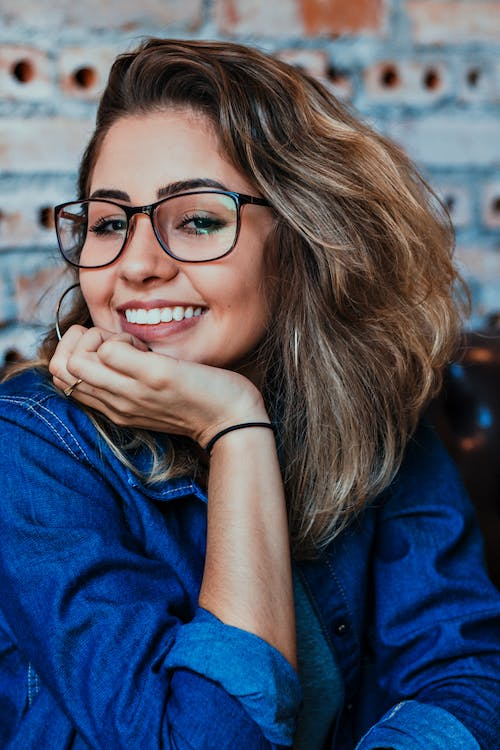
#> input picture assets/images/woman.jpg, 500 x 750 px
$ python -i thumbnail.py   (imports and definitions only)
#> lines starting #> are read from the running program, lines starting #| are printed output that depends on the picture
"""Functions used to download random images associated with a reddit post.

This module also contains functions that can take those images and generate
a series of video clips that can be spliced together to form the final video.
"""
import logging
import os
import sys
from pathlib import Path

# from nltk.corpus import stopwords
from random import SystemRandom
from typing import Any, List

from moviepy.editor import CompositeVideoClip, ImageClip, TextClip
from PIL import Image

import config.settings as settings
import thumbnail.lexica as lexica
from utils.common import random_rgb_colour, sanitize_text

# [6 lines not run here, left out]


# [356 lines left out: functions apply_black_gradient, get_font_size, generate, create_thumbnail, not called in this run]


# [29 lines not run here, left out]

    # generate(args.directory,
    #          args.subreddit,
    #          args.title,
    #          number_of_thumbnails=1)

>>> result = apply_black_gradient('../assets/images/woman.jpg')
#> in apply_black_gradient, input_im is the input picture: PIL image 500x750 RGB; mean R, G, B 79.7, 86, 103.5
#> in apply_black_gradient, `alpha: Any = alpha_gradient.resize(input_im.size)`:
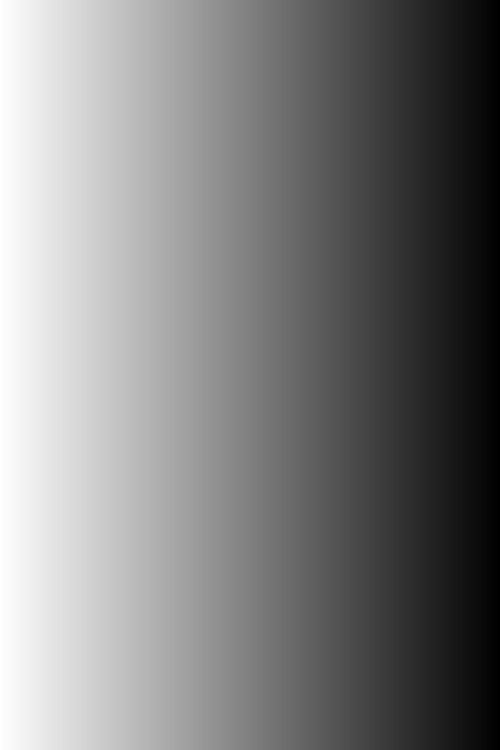
#> alpha: PIL image 500x750 L; min 0, max 255, mean 127.3
#> in apply_black_gradient, `black_im: Image = Image.new("RGBA", (width, height), color=0)`: black_im: PIL image 500x750 RGBA; every value is 0
#> in apply_black_gradient, `black_im.putalpha(alpha)`:
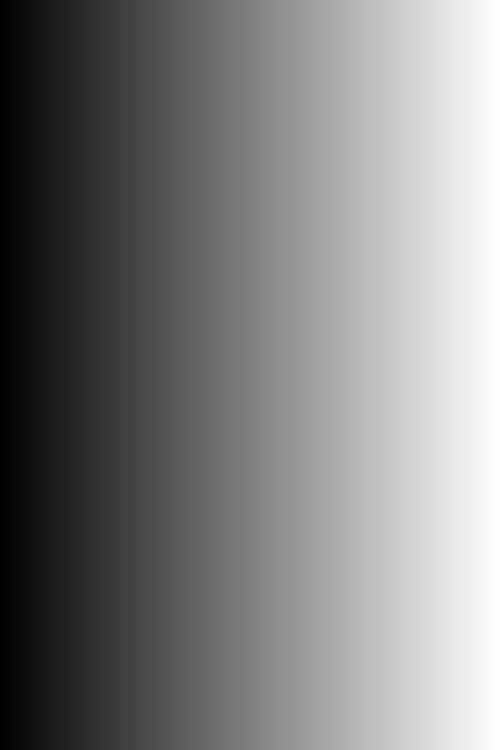
#> black_im: PIL image 500x750 RGBA; mean R, G, B, A 0, 0, 0, 127.3; transparent parts drawn white
#> in apply_black_gradient, `output_im: Image = Image.alpha_composite(input_im, black_im)`:
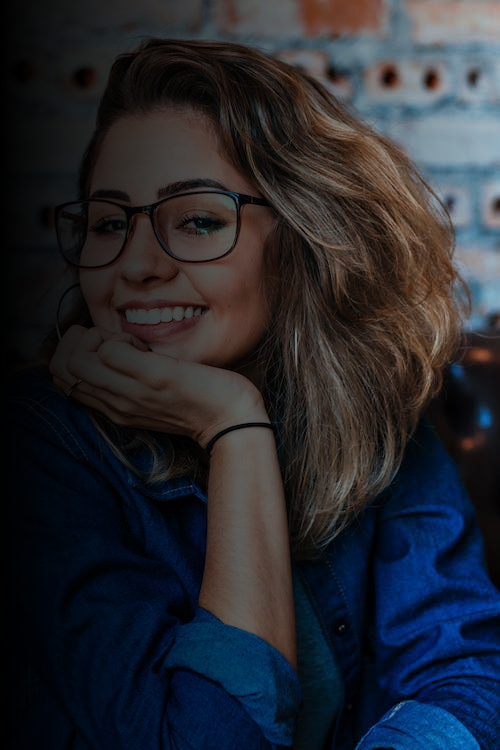
#> output_im: PIL image 500x750 RGBA; mean R, G, B, A 37.9, 40.2, 47.1, 255
